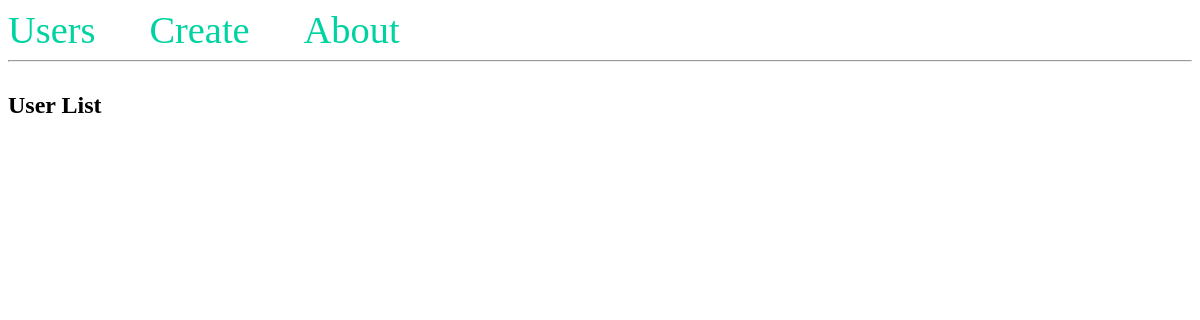
/users, run on an earlier commit of the app's database.
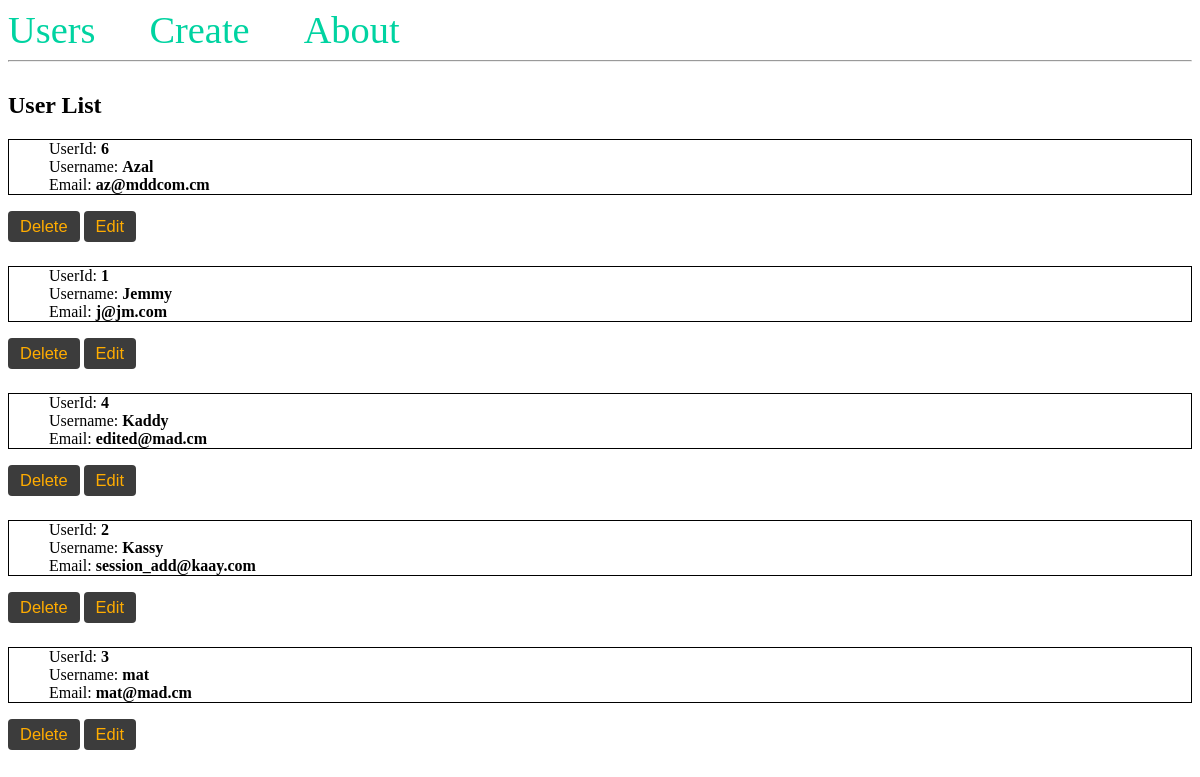
And on a later commit of the database.
### models.py (models this page shows)
class User(db.Model):
    id = db.Column(db.Integer, primary_key=True)
    username = db.Column(db.String, unique=True, nullable=False)
    email = db.Column(db.String)

### app.py (the view)
@app.route("/users")
def user_list():
	users = db.session.execute(db.select(User).order_by(User.username)).scalars()
	return render_template("user_list.html", users=users)

### templates/user_list.html (shortened to what this page needs)
{% extends 'layout.html' %}
{% block main %}
  <h2>User List</h2>
  {% for user in users %}
    <ul style="list-style: none; border: 1px solid black;">
      <li>UserId: <strong>{{ user.id }}</strong></li>
      <li>Username: <strong>{{ user.username }}</strong></li>
      <li sytle="margin-bottom: 20px;">Email: <strong>{{ user.email }}</strong></li>
    </ul>
    <button class="btn"><a href="user/{{user.id}}/delete">Delete</a></button>
    <button class="btn"><a href="{{ url_for('user_edit', user_id=user.id) }}">Edit</a></button>
  {% endfor %}
{% endblock main %}

### templates/layout.html (shortened to what this page needs)
<!DOCTYPE html>
<html lang="en">
<head>
</head>
<body>
  <nav>
    <a href="/users">Users</a>
    <a href="/users/create">Create</a>
    <a href="#">About</a>
  </nav>
  <hr>
  <div class="main">
    {% block main %}{% endblock main %}
  </div>
</body>
</html>

### templates/layout.html (style rules this page uses)
.main { margin-top: 30px; }
button, input[type=submit] { background-color: #3c3c3c; border-radius: 4px; border: none; padding: 6px 12px; color: #ffac00; font-size: 1.03em; margin-bottom: 8px; }
.btn a { color: #ffac00; text-decoration: none; }
nav a { margin-right: 50px; color: #00d3a1; font-size: 2.4em; text-decoration: none; }

What changed in the data, as far as the page shows it:
added User: id "6", username "Azal", email "az@mddcom.cm"
added User: id "1", username "Jemmy", email "j@jm.com"
added User: id "4", username "Kaddy", email "edited@mad.cm"
added User: id "2", username "Kassy", email "session_add@kaay.com"
added User: id "3", username "mat", email "mat@mad.cm"
